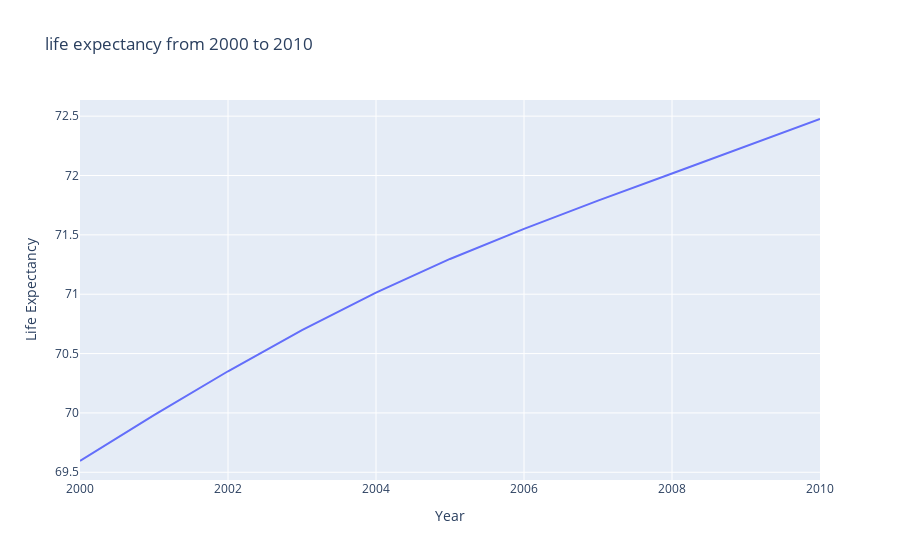

The notebook cell this image was saved under:
### Code cell
'''
TASK 1.2.4:
          Plot the percentage change in the life expectancy from 2000 to 2010, for the country having the 
          highest population in 2005. 
'''

##The country code with the highest population in the year 2005 is extracted
df_4 = df.loc[df['Population_2005'].idxmax()].to_list()
print (df_4)
## After extracting the country code, the data for range 2000-2010 is extraced of life expectancy for that country code
df_4_plot_x = [2000,2001,2002,2003,2004,2005,2006,2007,2008,2009,2010]
df_4_plot_y = df_4[103:114].copy()


df_4 = pd.DataFrame(columns=['Year','Life Expectancy'])
df_4['Year'] = df_4_plot_x.copy()
df_4['Life Expectancy'] = df_4_plot_y.copy()

##This graph shows the year-on-year change in the life expectancy of the country with the highest population in the year 2005
fig4 = px.line(df_4,x='Year', y='Life Expectancy',title='life expectancy from 2000 to 2010')
fig4.show()

### Figure 1 — Plotly figure (JSON) as saved in the notebook; plotly's stock layout.template omitted (floating-point values rounded to 4 significant figures)
{"data": [{"hovertemplate": "Year=%{x}<br>Life Expectancy=%{y}<extra></extra>", "legendgroup": "", "line": {"color": "#636efa", "dash": "solid"}, "marker": {"symbol": "circle"}, "mode": "lines", "name": "", "orientation": "v", "showlegend": false, "type": "scatter", "x": [2000, 2001, 2002, 2003, 2004, 2005, 2006, 2007, 2008, 2009, 2010], "xaxis": "x", "y": [69.59, 69.98, 70.35, 70.7, 71.01, 71.3, 71.55, 71.79, 72.02, 72.24, 72.48], "yaxis": "y"}], "layout": {"legend": {"tracegroupgap": 0}, "title": {"text": "life expectancy from 2000 to 2010"}, "xaxis": {"anchor": "y", "domain": [0, 1], "title": {"text": "Year"}}, "yaxis": {"anchor": "x", "domain": [0, 1], "title": {"text": "Life Expectancy"}}}}
